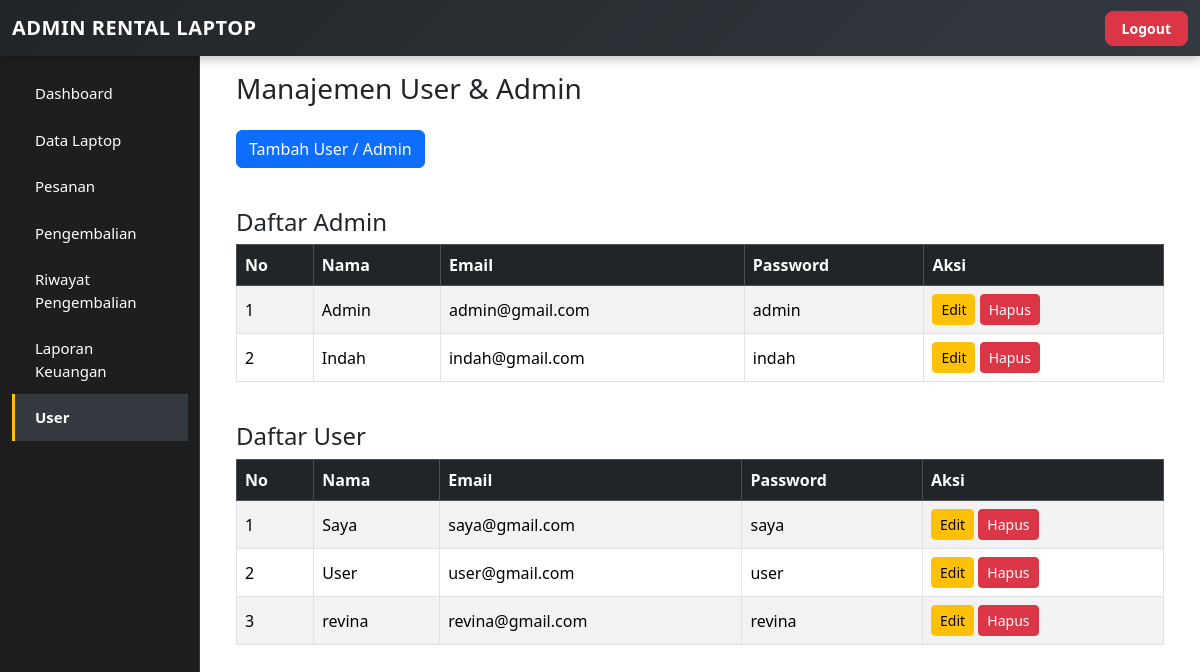
Screenshot of /admin/user.php (signed in) with the database file from the repository.
### tables this page shows
CREATE TABLE `tb_user` (
  `id_user` int NOT NULL AUTO_INCREMENT,
  `nama` varchar(100) NOT NULL,
  `email` varchar(100) NOT NULL,
  `password` varchar(100) NOT NULL,
  `role` enum('user','admin') NOT NULL,
  PRIMARY KEY (`id_user`)
);

### functions.php (called while the page is built)
<?php
require "config/database.php";
function query($sql) {
  global $conn;
  $result = mysqli_query($conn, $sql);
  $rows = [];
  while($row = mysqli_fetch_assoc($result)) {
    $rows[] = $row;
  }
  return $rows;
}
?>

### admin/user.php (the view, shortened to what this page needs)
<?php
require "../functions.php";
$admin_list = query("SELECT * FROM tb_user WHERE role='admin' ORDER BY id_user DESC");
$user_list  = query("SELECT * FROM tb_user WHERE role='user' ORDER BY id_user DESC");
?>
<?php require "../assets/header.php"; ?>
<div class="container mt-4">
    <h3 class="mb-4">Manajemen User & Admin</h3>
    <a href="tambah-user.php" class="btn btn-primary mb-3">Tambah User / Admin</a>
    <h4 class="mt-4">Daftar Admin</h4>
    <div class="table-responsive">
        <table class="table table-bordered table-striped align-middle">
            <thead class="table-dark">
                <tr>
                    <th>No</th>
                    <th>Nama</th>
                    <th>Email</th>
                    <th>Password</th>
                    <th>Aksi</th>
                </tr>
            </thead>
            <tbody>
                <?php $no=1; foreach($admin_list as $a): ?>
                <tr>
                    <td><?= $no++; ?></td>
                    <td><?= $a["nama"]; ?></td>
                    <td><?= $a["email"]; ?></td>
                    <td><?= $a["password"]; ?></td>
                    <td>
                        <a href="edit-user.php?id=<?= $a['id_user']; ?>" class="btn btn-warning btn-sm">Edit</a>
                        <a href="hapus-user.php?id=<?= $a['id_user']; ?>"
                           class="btn btn-danger btn-sm"
                           onclick="return confirm('Yakin ingin menghapus admin ini?');">
                           Hapus
                        </a>
                    </td>
                </tr>
                <?php endforeach; ?>
            </tbody>
        </table>
    </div>
    <h4 class="mt-4">Daftar User</h4>
    <div class="table-responsive">
        <table class="table table-bordered table-striped align-middle">
            <thead class="table-dark">
                <tr>
                    <th>No</th>
                    <th>Nama</th>
                    <th>Email</th>
                    <th>Password</th>
                    <th>Aksi</th>
                </tr>
            </thead>
            <tbody>
                <?php $no=1; foreach($user_list as $u): ?>
                <tr>
                    <td><?= $no++; ?></td>
                    <td><?= $u["nama"]; ?></td>
                    <td><?= $u["email"]; ?></td>
                    <td><?= $u["password"]; ?></td>
                    <td>
                        <a href="edit-user.php?id=<?= $u['id_user']; ?>" class="btn btn-warning btn-sm">Edit</a>
                        <a href="hapus-user.php?id=<?= $u['id_user']; ?>"
                           class="btn btn-danger btn-sm"
                           onclick="return confirm('Yakin ingin menghapus user ini?');">
                           Hapus
                        </a>
                    </td>
                </tr>
                <?php endforeach; ?>
            </tbody>
        </table>
    </div>
</div>
<?php require "../assets/footer.php"; ?>

### rows the page displays
tb_user: nama "Admin", email "admin@gmail.com", password "admin"
tb_user: nama "Indah", email "indah@gmail.com", password "indah"
tb_user: nama "Saya", email "saya@gmail.com", password "saya"
tb_user: nama "User", email "user@gmail.com", password "user"
tb_user: nama "revina", email "revina@gmail.com", password "revina"
